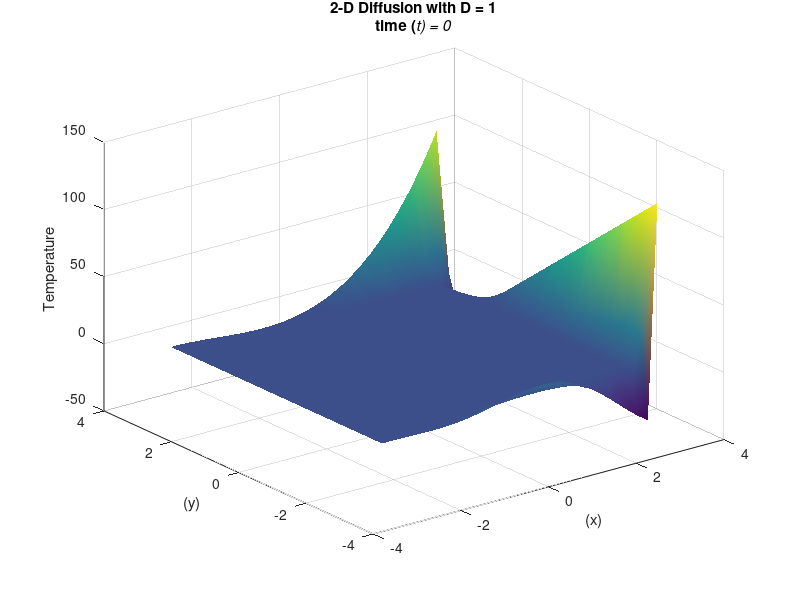

Recreate this plot in MATLAB. (Note: this script raises an error after producing the figure.)
%MECE 5397 PROJECT
%Oscar Rodriguez
%10717156   
%
%Project B- Diffusion Equation
%Bc2-4

%Solving Equation Using Explicit Method

%Defining Parameters

clear all
clc

tic

D=1;            %Given difrusivity       
ax=-3.14;       %Lower x Limit
ay=-3.14;       %Lower y Limit  
bx=3.14;        %Upper x limit
by=3.14;        %Upper y Limit

Nxx=30;                          %Number of steps in space(x)
Nyy=30;                          %Number of steps in space(y)    

h1=6.28/(Nxx-1);
delta_t=.999*.25*(h1^2)  
nt=10;                         %Number of time steps 
t=0:delta_t:nt;
                

x=ax:h1:bx;                      %defining the range of x
y=ay:h1:by;                      %defining the range of y

                  
fa=y.*(y-ay).^2 ;                   %defining f(a)
ga=((y-ay).^2).*cos(-y); %defining g(a)
Neuman_ay=0;               %defning the neumand condition given by the problem             
u=zeros(Nxx,Nyy);          %Creating the grid for temperature        
un=zeros(Nxx,Nyy);         %initioal grid for temperature, Initial time condition is also represented by this line

u(1,:)=ga; %detriclet non linear  condition in the  right side boundary
u(Nxx,:)=fa; %detriclet condition non linear condition left side boudary 
u(:,Nyy)=fa(Nxx)+((x+3.14)/(6.28)*(ga(Nxx)-fa(Nxx))); %detrichlet condition upper boundary 
for it=0:nt                %Begin time loop
    un=u; %definite initial temperature (initial time condition)
   
    %% Explicit Method Iteration
     
   for j=2:Nyy-1 %initiation of iterative process to calculate temperature (y axis)
    for i=2:Nxx-1%initiation of iterative process to calculate temperature (y axis)
    u(i,j)=un(i,j)+(D*delta_t*(un(i+1,j)-2*un(i,j)+un(i-1,j))/(h1*h1))+(D*delta_t*(un(i,j+1)-2*un(i,j)+un(i,j-1))/(h1*h1));
        
    u(:,1)=u(:,2)-Neuman_ay*h1; %Neuman condition bottom boundary
    
    end %end for loop for iteration process of x
   end  %end for loop for iteration process of y 
    hei=surf(x,y,u);      %Initiation of 3 dimensional graph capable of showing time dependece of problem
    shading interp% color gradient for graph
    xlabel('(x)') %lable axixs
    ylabel('(y)') %lable axis
    zlabel('Temperature') %lable axis
   
    title({['2-D Diffusion with D = ',num2str(D)];['time (\itt) = ',num2str(it*delta_t)]})
      
    drawnow;
    
    
    refreshdata(hei) %frefresh of graph per time interval
end %end time loop

toc